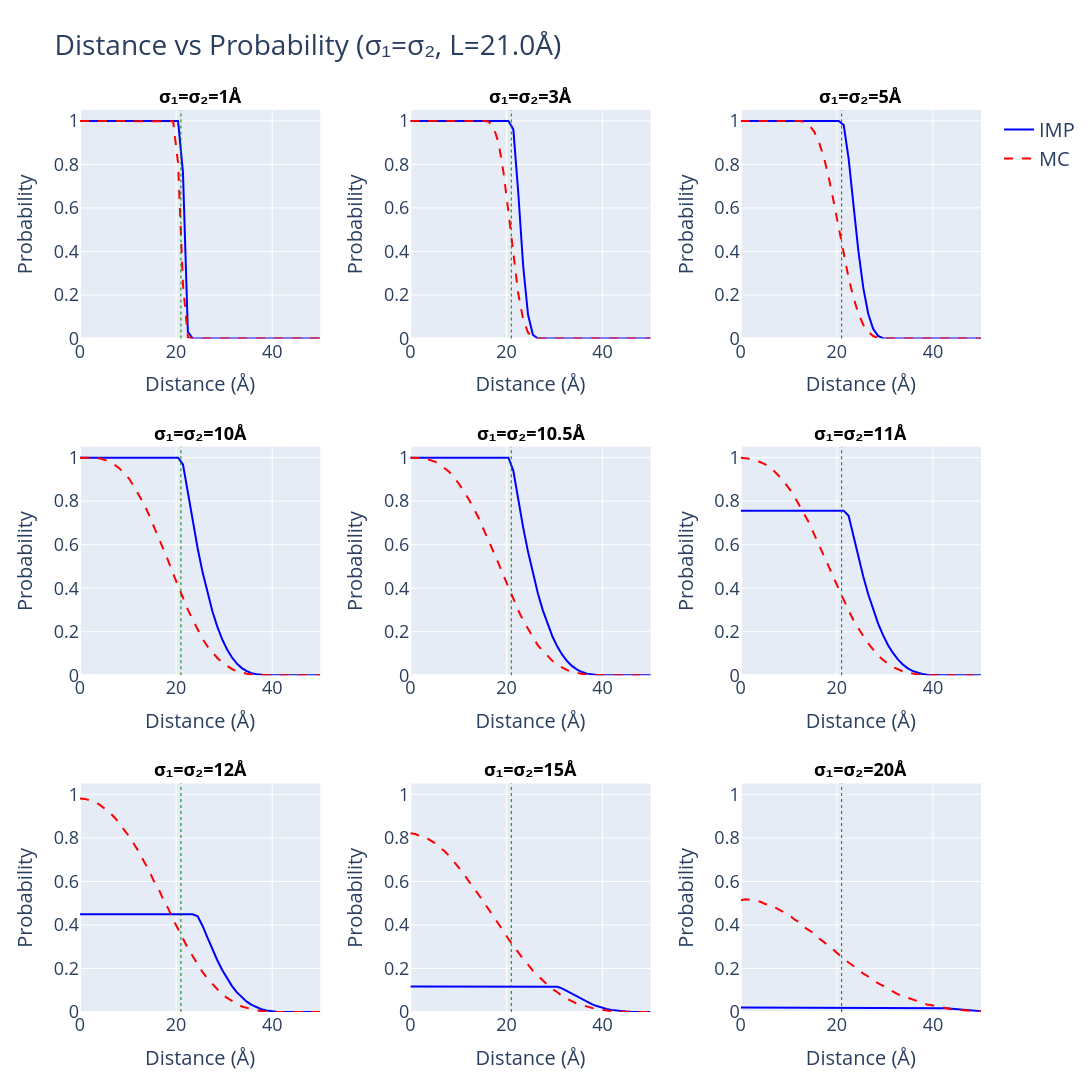

The cell this chart's notebook holds for it:
### Code cell
# =============================================================================
# CELL 1: Fixed σ₁ = σ₂, varying distance (3x3 grid)
# =============================================================================

np.random.seed(42)

# Control variables
SAVE_PLOTS = False
L = 21.0
N_MC = 50000

print("="*70)
print("CELL 1: Distance vs Probability (σ₁ = σ₂, symmetric)")
print("="*70)

sigma_values = [1, 3, 5, 10, 10.5, 11, 12, 15, 20]
distances = np.linspace(0.000000, 50, 50)
p1 = np.array([0.0, 0.0, 0.0])

# Create 3x3 subplot grid with increased spacing
fig = make_subplots(
    rows=3, cols=3,
    subplot_titles=[f'σ₁=σ₂={s}Å' for s in sigma_values],
    vertical_spacing=0.12,  # Increased from 0.08
    horizontal_spacing=0.10  # Increased from 0.08
)

for idx, sigma in enumerate(sigma_values):
    row = idx // 3 + 1
    col = idx % 3 + 1
    
    #print(f"Computing σ={sigma}Å...")
    
    prob_imp = []
    prob_mc = []
    
    for d in distances:
        p2 = np.array([d, 0.0, 0.0])
        prob_imp.append(compute_imp_probability(d, sigma, sigma, L))
        prob_mc.append(compute_mc_probability(p1, p2, sigma, sigma, L, N=N_MC))
    
    # Add IMP trace
    fig.add_trace(
        go.Scatter(x=distances, y=prob_imp, mode='lines', 
                  name='IMP', line=dict(color='blue', width=2),
                  showlegend=(idx==0)),
        row=row, col=col
    )
    
    # Add MC trace
    fig.add_trace(
        go.Scatter(x=distances, y=prob_mc, mode='lines', 
                  name='MC', line=dict(color='red', width=2, dash='dash'),
                  showlegend=(idx==0)),
        row=row, col=col
    )
    
    # Add vertical line at L
    fig.add_vline(x=L, line=dict(color='green', dash='dot', width=1),
                 row=row, col=col)

for i in range(1, 4):
    for j in range(1, 4):
        fig.update_xaxes(
            title_text="Distance (Å)",
            row=i,
            col=j,
            title_font=dict(size=20),
            tickfont=dict(size=18)
        )
        fig.update_yaxes(
            title_text="Probability",
            row=i,
            col=j,
            title_font=dict(size=20),
            tickfont=dict(size=18),
            range=[0, 1.05]
        )

fig.update_layout(
    height=1100,
    width=1500,
    title_text=f"Distance vs Probability (σ₁=σ₂, L={L}Å)",
    title_font=dict(size=28),
    showlegend=True,
    legend=dict(font=dict(size=20)),
    font=dict(size=18),
    margin=dict(l=80, r=60, t=110, b=80)
)

for ann in fig.layout.annotations:
    ann.font = dict(size=18, color="black")
    ann.text = f"<b>{ann.text}</b>"

fig.show()

if SAVE_PLOTS:
    os.makedirs("output_figures", exist_ok=True)
    fig.write_html("output_figures/cell1_symmetric_sigma_grid.html")
    print(" Saved: output_figures/cell1_symmetric_sigma_grid.html")

print("="*70)
print("CELL 1 COMPLETE")
print("="*70)

### Figure 1 — Plotly figure (JSON) as saved in the notebook; plotly's stock layout.template omitted (floating-point values rounded to 4 significant figures)
{"data": [{"line": {"color": "blue", "width": 2}, "mode": "lines", "name": "IMP", "showlegend": true, "type": "scatter", "x": [0.0, 1.02, 2.041, 3.061, 4.082, 5.102, 6.122, 7.143, 8.163, 9.184, 10.2, 11.22, 12.24, 13.27, 14.29, 15.31, 16.33, 17.35, 18.37, 19.39, 20.41, 21.43, 22.45, 23.47, 24.49, 25.51, 26.53, 27.55, 28.57, 29.59, 30.61, 31.63, 32.65, 33.67, 34.69, 35.71, 36.73, 37.76, 38.78, 39.8, 40.82, 41.84, 42.86, 43.88, 44.9, 45.92, 46.94, 47.96, 48.98, 50.0], "xaxis": "x", "y": [1, 1, 1, 1, 1, 1, 1, 1, 1, 1, 1, 1, 1, 1, 1, 1, 1, 1, 1, 1, 1, 0.7628, 0.03062, 0, 0, 0, 0, 0, 0, 0, 0, 0, 0, 0, 0, 0, 0, 0, 0, 0, 0, 0, 0, 0, 0, 0, 0, 0, 0, 0], "yaxis": "y"}, {"line": {"color": "red", "dash": "dash", "width": 2}, "mode": "lines", "name": "MC", "showlegend": true, "type": "scatter", "x": [0.0, 1.02, 2.041, 3.061, 4.082, 5.102, 6.122, 7.143, 8.163, 9.184, 10.2, 11.22, 12.24, 13.27, 14.29, 15.31, 16.33, 17.35, 18.37, 19.39, 20.41, 21.43, 22.45, 23.47, 24.49, 25.51, 26.53, 27.55, 28.57, 29.59, 30.61, 31.63, 32.65, 33.67, 34.69, 35.71, 36.73, 37.76, 38.78, 39.8, 40.82, 41.84, 42.86, 43.88, 44.9, 45.92, 46.94, 47.96, 48.98, 50.0], "xaxis": "x", "y": [1, 1, 1, 1, 1, 1, 1, 1, 1, 1, 1, 1, 1, 1, 1, 1, 1, 1, 1, 0.9978, 0.8045, 0.2493, 0.00644, 0, 0, 0, 0, 0, 0, 0, 0, 0, 0, 0, 0, 0, 0, 0, 0, 0, 0, 0, 0, 0, 0, 0, 0, 0, 0, 0], "yaxis": "y"}, {"line": {"color": "blue", "width": 2}, "mode": "lines", "name": "IMP", "showlegend": false, "type": "scatter", "x": [0.0, 1.02, 2.041, 3.061, 4.082, 5.102, 6.122, 7.143, 8.163, 9.184, 10.2, 11.22, 12.24, 13.27, 14.29, 15.31, 16.33, 17.35, 18.37, 19.39, 20.41, 21.43, 22.45, 23.47, 24.49, 25.51, 26.53, 27.55, 28.57, 29.59, 30.61, 31.63, 32.65, 33.67, 34.69, 35.71, 36.73, 37.76, 38.78, 39.8, 40.82, 41.84, 42.86, 43.88, 44.9, 45.92, 46.94, 47.96, 48.98, 50.0], "xaxis": "x2", "y": [1, 1, 1, 1, 1, 1, 1, 1, 1, 1, 1, 1, 1, 1, 1, 1, 1, 1, 1, 1, 1, 0.9612, 0.6715, 0.3345, 0.109, 0.01644, 0.0001908, 0, 0, 0, 0, 0, 0, 0, 0, 0, 0, 0, 0, 0, 0, 0, 0, 0, 0, 0, 0, 0, 0, 0], "yaxis": "y2"}, {"line": {"color": "red", "dash": "dash", "width": 2}, "mode": "lines", "name": "MC", "showlegend": false, "type": "scatter", "x": [0.0, 1.02, 2.041, 3.061, 4.082, 5.102, 6.122, 7.143, 8.163, 9.184, 10.2, 11.22, 12.24, 13.27, 14.29, 15.31, 16.33, 17.35, 18.37, 19.39, 20.41, 21.43, 22.45, 23.47, 24.49, 25.51, 26.53, 27.55, 28.57, 29.59, 30.61, 31.63, 32.65, 33.67, 34.69, 35.71, 36.73, 37.76, 38.78, 39.8, 40.82, 41.84, 42.86, 43.88, 44.9, 45.92, 46.94, 47.96, 48.98, 50.0], "xaxis": "x2", "y": [1, 1, 1, 1, 1, 1, 1, 1, 1, 1, 1, 1, 1, 1, 1, 1, 0.9958, 0.9684, 0.898, 0.762, 0.5808, 0.3792, 0.2065, 0.08846, 0.02694, 0.00408, 0, 0, 0, 0, 0, 0, 0, 0, 0, 0, 0, 0, 0, 0, 0, 0, 0, 0, 0, 0, 0, 0, 0, 0], "yaxis": "y2"}, {"line": {"color": "blue", "width": 2}, "mode": "lines", "name": "IMP", "showlegend": false, "type": "scatter", "x": [0.0, 1.02, 2.041, 3.061, 4.082, 5.102, 6.122, 7.143, 8.163, 9.184, 10.2, 11.22, 12.24, 13.27, 14.29, 15.31, 16.33, 17.35, 18.37, 19.39, 20.41, 21.43, 22.45, 23.47, 24.49, 25.51, 26.53, 27.55, 28.57, 29.59, 30.61, 31.63, 32.65, 33.67, 34.69, 35.71, 36.73, 37.76, 38.78, 39.8, 40.82, 41.84, 42.86, 43.88, 44.9, 45.92, 46.94, 47.96, 48.98, 50.0], "xaxis": "x3", "y": [1, 1, 1, 1, 1, 1, 1, 1, 1, 1, 1, 1, 1, 1, 1, 1, 1, 1, 1, 1, 1, 0.9809, 0.828, 0.6117, 0.4013, 0.2317, 0.114, 0.04463, 0.01199, 0.001469, 9.091e-06, 0, 0, 0, 0, 0, 0, 0, 0, 0, 0, 0, 0, 0, 0, 0, 0, 0, 0, 0], "yaxis": "y3"}, {"line": {"color": "red", "dash": "dash", "width": 2}, "mode": "lines", "name": "MC", "showlegend": false, "type": "scatter", "x": [0.0, 1.02, 2.041, 3.061, 4.082, 5.102, 6.122, 7.143, 8.163, 9.184, 10.2, 11.22, 12.24, 13.27, 14.29, 15.31, 16.33, 17.35, 18.37, 19.39, 20.41, 21.43, 22.45, 23.47, 24.49, 25.51, 26.53, 27.55, 28.57, 29.59, 30.61, 31.63, 32.65, 33.67, 34.69, 35.71, 36.73, 37.76, 38.78, 39.8, 40.82, 41.84, 42.86, 43.88, 44.9, 45.92, 46.94, 47.96, 48.98, 50.0], "xaxis": "x3", "y": [1, 1, 1, 1, 1, 1, 1, 1, 1, 1, 1, 1.0, 0.9995, 0.9948, 0.9795, 0.9499, 0.8996, 0.828, 0.7355, 0.6237, 0.5069, 0.3885, 0.2786, 0.1865, 0.1157, 0.0625, 0.0306, 0.01138, 0.00264, 0.00046, 0, 0, 0, 0, 0, 0, 0, 0, 0, 0, 0, 0, 0, 0, 0, 0, 0, 0, 0, 0], "yaxis": "y3"}, {"line": {"color": "blue", "width": 2}, "mode": "lines", "name": "IMP", "showlegend": false, "type": "scatter", "x": [0.0, 1.02, 2.041, 3.061, 4.082, 5.102, 6.122, 7.143, 8.163, 9.184, 10.2, 11.22, 12.24, 13.27, 14.29, 15.31, 16.33, 17.35, 18.37, 19.39, 20.41, 21.43, 22.45, 23.47, 24.49, 25.51, 26.53, 27.55, 28.57, 29.59, 30.61, 31.63, 32.65, 33.67, 34.69, 35.71, 36.73, 37.76, 38.78, 39.8, 40.82, 41.84, 42.86, 43.88, 44.9, 45.92, 46.94, 47.96, 48.98, 50.0], "xaxis": "x4", "y": [1, 1, 1, 1, 1, 1, 1, 1, 1, 1, 1, 1, 1, 1, 1, 1, 1, 1, 1, 1, 1, 0.9691, 0.8381, 0.7051, 0.5826, 0.473, 0.3767, 0.2938, 0.2236, 0.1655, 0.1185, 0.08153, 0.05345, 0.03296, 0.01878, 0.009618, 0.004228, 0.001468, 0.0003356, 2.981e-05, 1.669e-08, 0, 0, 0, 0, 0, 0, 0, 0, 0], "yaxis": "y4"}, {"line": {"color": "red", "dash": "dash", "width": 2}, "mode": "lines", "name": "MC", "showlegend": false, "type": "scatter", "x": [0.0, 1.02, 2.041, 3.061, 4.082, 5.102, 6.122, 7.143, 8.163, 9.184, 10.2, 11.22, 12.24, 13.27, 14.29, 15.31, 16.33, 17.35, 18.37, 19.39, 20.41, 21.43, 22.45, 23.47, 24.49, 25.51, 26.53, 27.55, 28.57, 29.59, 30.61, 31.63, 32.65, 33.67, 34.69, 35.71, 36.73, 37.76, 38.78, 39.8, 40.82, 41.84, 42.86, 43.88, 44.9, 45.92, 46.94, 47.96, 48.98, 50.0], "xaxis": "x4", "y": [1, 1, 0.9999, 0.9987, 0.9964, 0.9897, 0.9821, 0.9685, 0.9515, 0.9262, 0.9038, 0.8667, 0.8283, 0.7889, 0.7408, 0.689, 0.6356, 0.5838, 0.5258, 0.4658, 0.4121, 0.3528, 0.3018, 0.2549, 0.2096, 0.1667, 0.1321, 0.1041, 0.07946, 0.05922, 0.04198, 0.02822, 0.01842, 0.01078, 0.00674, 0.00312, 0.00152, 0.00048, 0.00014, 0, 0, 0, 0, 0, 0, 0, 0, 0, 0, 0], "yaxis": "y4"}, {"line": {"color": "blue", "width": 2}, "mode": "lines", "name": "IMP", "showlegend": false, "type": "scatter", "x": [0.0, 1.02, 2.041, 3.061, 4.082, 5.102, 6.122, 7.143, 8.163, 9.184, 10.2, 11.22, 12.24, 13.27, 14.29, 15.31, 16.33, 17.35, 18.37, 19.39, 20.41, 21.43, 22.45, 23.47, 24.49, 25.51, 26.53, 27.55, 28.57, 29.59, 30.61, 31.63, 32.65, 33.67, 34.69, 35.71, 36.73, 37.76, 38.78, 39.8, 40.82, 41.84, 42.86, 43.88, 44.9, 45.92, 46.94, 47.96, 48.98, 50.0], "xaxis": "x5", "y": [1, 1, 1, 1, 1, 1, 1, 1, 1, 1, 1, 1, 1, 1, 1, 1, 1, 1, 1, 1, 1, 0.9397, 0.804, 0.6797, 0.567, 0.4662, 0.3771, 0.2995, 0.2329, 0.1769, 0.1306, 0.09328, 0.06405, 0.04188, 0.02576, 0.01464, 0.007468, 0.003267, 0.001126, 0.0002543, 2.187e-05, 8.178e-09, 0, 0, 0, 0, 0, 0, 0, 0], "yaxis": "y5"}, {"line": {"color": "red", "dash": "dash", "width": 2}, "mode": "lines", "name": "MC", "showlegend": false, "type": "scatter", "x": [0.0, 1.02, 2.041, 3.061, 4.082, 5.102, 6.122, 7.143, 8.163, 9.184, 10.2, 11.22, 12.24, 13.27, 14.29, 15.31, 16.33, 17.35, 18.37, 19.39, 20.41, 21.43, 22.45, 23.47, 24.49, 25.51, 26.53, 27.55, 28.57, 29.59, 30.61, 31.63, 32.65, 33.67, 34.69, 35.71, 36.73, 37.76, 38.78, 39.8, 40.82, 41.84, 42.86, 43.88, 44.9, 45.92, 46.94, 47.96, 48.98, 50.0], "xaxis": "x5", "y": [1, 0.9998, 0.9986, 0.9958, 0.9901, 0.9818, 0.9696, 0.9523, 0.9328, 0.9067, 0.8766, 0.8406, 0.8052, 0.7623, 0.719, 0.6673, 0.6179, 0.5639, 0.513, 0.4584, 0.4053, 0.3489, 0.299, 0.2521, 0.2136, 0.1736, 0.1374, 0.1127, 0.0864, 0.06518, 0.0474, 0.0335, 0.02338, 0.01496, 0.00966, 0.00518, 0.00248, 0.0013, 0.00042, 0.0001, 0, 0, 0, 0, 0, 0, 0, 0, 0, 0], "yaxis": "y5"}, {"line": {"color": "blue", "width": 2}, "mode": "lines", "name": "IMP", "showlegend": false, "type": "scatter", "x": [0.0, 1.02, 2.041, 3.061, 4.082, 5.102, 6.122, 7.143, 8.163, 9.184, 10.2, 11.22, 12.24, 13.27, 14.29, 15.31, 16.33, 17.35, 18.37, 19.39, 20.41, 21.43, 22.45, 23.47, 24.49, 25.51, 26.53, 27.55, 28.57, 29.59, 30.61, 31.63, 32.65, 33.67, 34.69, 35.71, 36.73, 37.76, 38.78, 39.8, 40.82, 41.84, 42.86, 43.88, 44.9, 45.92, 46.94, 47.96, 48.98, 50.0], "xaxis": "x6", "y": [0.7564, 0.7564, 0.7564, 0.7564, 0.7564, 0.7564, 0.7564, 0.7564, 0.7564, 0.7564, 0.7564, 0.7564, 0.7564, 0.7564, 0.7564, 0.7564, 0.7564, 0.7564, 0.7564, 0.7564, 0.7564, 0.7564, 0.7326, 0.6378, 0.5415, 0.4523, 0.3719, 0.3007, 0.2386, 0.1854, 0.1406, 0.1036, 0.07393, 0.05067, 0.03307, 0.0203, 0.0115, 0.00585, 0.002548, 0.000872, 0.0001945, 1.618e-05, 3.8e-09, 0, 0, 0, 0, 0, 0, 0], "yaxis": "y6"}, {"line": {"color": "red", "dash": "dash", "width": 2}, "mode": "lines", "name": "MC", "showlegend": false, "type": "scatter", "x": [0.0, 1.02, 2.041, 3.061, 4.082, 5.102, 6.122, 7.143, 8.163, 9.184, 10.2, 11.22, 12.24, 13.27, 14.29, 15.31, 16.33, 17.35, 18.37, 19.39, 20.41, 21.43, 22.45, 23.47, 24.49, 25.51, 26.53, 27.55, 28.57, 29.59, 30.61, 31.63, 32.65, 33.67, 34.69, 35.71, 36.73, 37.76, 38.78, 39.8, 40.82, 41.84, 42.86, 43.88, 44.9, 45.92, 46.94, 47.96, 48.98, 50.0], "xaxis": "x6", "y": [0.999, 0.998, 0.9947, 0.9891, 0.9802, 0.9689, 0.9566, 0.9348, 0.9108, 0.8831, 0.8541, 0.8187, 0.7786, 0.7409, 0.6981, 0.6463, 0.5986, 0.55, 0.4972, 0.4454, 0.3941, 0.3482, 0.2981, 0.2531, 0.214, 0.1794, 0.1462, 0.1192, 0.09108, 0.07132, 0.0522, 0.0385, 0.02744, 0.01836, 0.0116, 0.00722, 0.00404, 0.00226, 0.0009, 0.00028, 0.0001, 0, 0, 0, 0, 0, 0, 0, 0, 0], "yaxis": "y6"}, {"line": {"color": "blue", "width": 2}, "mode": "lines", "name": "IMP", "showlegend": false, "type": "scatter", "x": [0.0, 1.02, 2.041, 3.061, 4.082, 5.102, 6.122, 7.143, 8.163, 9.184, 10.2, 11.22, 12.24, 13.27, 14.29, 15.31, 16.33, 17.35, 18.37, 19.39, 20.41, 21.43, 22.45, 23.47, 24.49, 25.51, 26.53, 27.55, 28.57, 29.59, 30.61, 31.63, 32.65, 33.67, 34.69, 35.71, 36.73, 37.76, 38.78, 39.8, 40.82, 41.84, 42.86, 43.88, 44.9, 45.92, 46.94, 47.96, 48.98, 50.0], "xaxis": "x7", "y": [0.4488, 0.4488, 0.4488, 0.4488, 0.4488, 0.4488, 0.4488, 0.4488, 0.4488, 0.4488, 0.4488, 0.4488, 0.4488, 0.4488, 0.4488, 0.4488, 0.4488, 0.4488, 0.4488, 0.4488, 0.4488, 0.4488, 0.4488, 0.4488, 0.44, 0.3954, 0.3414, 0.2878, 0.2379, 0.1928, 0.1532, 0.1191, 0.09026, 0.06649, 0.04735, 0.03238, 0.02108, 0.01289, 0.007274, 0.003677, 0.001588, 0.0005363, 0.0001166, 9.062e-06, 6.385e-10, 0, 0, 0, 0, 0], "yaxis": "y7"}, {"line": {"color": "red", "dash": "dash", "width": 2}, "mode": "lines", "name": "MC", "showlegend": false, "type": "scatter", "x": [0.0, 1.02, 2.041, 3.061, 4.082, 5.102, 6.122, 7.143, 8.163, 9.184, 10.2, 11.22, 12.24, 13.27, 14.29, 15.31, 16.33, 17.35, 18.37, 19.39, 20.41, 21.43, 22.45, 23.47, 24.49, 25.51, 26.53, 27.55, 28.57, 29.59, 30.61, 31.63, 32.65, 33.67, 34.69, 35.71, 36.73, 37.76, 38.78, 39.8, 40.82, 41.84, 42.86, 43.88, 44.9, 45.92, 46.94, 47.96, 48.98, 50.0], "xaxis": "x7", "y": [0.9813, 0.9793, 0.9732, 0.9653, 0.9525, 0.9354, 0.9171, 0.8949, 0.8689, 0.837, 0.8078, 0.772, 0.7365, 0.6937, 0.6542, 0.6044, 0.5674, 0.5165, 0.4751, 0.425, 0.3777, 0.3374, 0.2927, 0.2555, 0.2187, 0.1831, 0.1536, 0.128, 0.1023, 0.0802, 0.06448, 0.04948, 0.03798, 0.02512, 0.01942, 0.01276, 0.00748, 0.00494, 0.00276, 0.00162, 0.00062, 0.00016, 2e-05, 2e-05, 0, 0, 0, 0, 0, 0], "yaxis": "y7"}, {"line": {"color": "blue", "width": 2}, "mode": "lines", "name": "IMP", "showlegend": false, "type": "scatter", "x": [0.0, 1.02, 2.041, 3.061, 4.082, 5.102, 6.122, 7.143, 8.163, 9.184, 10.2, 11.22, 12.24, 13.27, 14.29, 15.31, 16.33, 17.35, 18.37, 19.39, 20.41, 21.43, 22.45, 23.47, 24.49, 25.51, 26.53, 27.55, 28.57, 29.59, 30.61, 31.63, 32.65, 33.67, 34.69, 35.71, 36.73, 37.76, 38.78, 39.8, 40.82, 41.84, 42.86, 43.88, 44.9, 45.92, 46.94, 47.96, 48.98, 50.0], "xaxis": "x8", "y": [0.1176, 0.1176, 0.1176, 0.1176, 0.1176, 0.1176, 0.1176, 0.1176, 0.1176, 0.1176, 0.1176, 0.1176, 0.1176, 0.1176, 0.1176, 0.1176, 0.1176, 0.1176, 0.1176, 0.1176, 0.1176, 0.1176, 0.1176, 0.1176, 0.1176, 0.1176, 0.1176, 0.1176, 0.1176, 0.1176, 0.1159, 0.1076, 0.09583, 0.08274, 0.06962, 0.05719, 0.04586, 0.03587, 0.02729, 0.02014, 0.01434, 0.009785, 0.006342, 0.003853, 0.002151, 0.001071, 0.000452, 0.0001468, 2.953e-05, 1.829e-06], "yaxis": "y8"}, {"line": {"color": "red", "dash": "dash", "width": 2}, "mode": "lines", "name": "MC", "showlegend": false, "type": "scatter", "x": [0.0, 1.02, 2.041, 3.061, 4.082, 5.102, 6.122, 7.143, 8.163, 9.184, 10.2, 11.22, 12.24, 13.27, 14.29, 15.31, 16.33, 17.35, 18.37, 19.39, 20.41, 21.43, 22.45, 23.47, 24.49, 25.51, 26.53, 27.55, 28.57, 29.59, 30.61, 31.63, 32.65, 33.67, 34.69, 35.71, 36.73, 37.76, 38.78, 39.8, 40.82, 41.84, 42.86, 43.88, 44.9, 45.92, 46.94, 47.96, 48.98, 50.0], "xaxis": "x8", "y": [0.8212, 0.8176, 0.8081, 0.8041, 0.7902, 0.7762, 0.7552, 0.7389, 0.7147, 0.6887, 0.6603, 0.63, 0.5964, 0.5676, 0.5367, 0.5043, 0.4673, 0.4381, 0.4041, 0.371, 0.3352, 0.3045, 0.2726, 0.2432, 0.2176, 0.1888, 0.1669, 0.1434, 0.1238, 0.1051, 0.09084, 0.07188, 0.06054, 0.05108, 0.03816, 0.03234, 0.02446, 0.01896, 0.01474, 0.00972, 0.00736, 0.00508, 0.00256, 0.0017, 0.00104, 0.00044, 0.00016, 8e-05, 0, 0], "yaxis": "y8"}, {"line": {"color": "blue", "width": 2}, "mode": "lines", "name": "IMP", "showlegend": false, "type": "scatter", "x": [0.0, 1.02, 2.041, 3.061, 4.082, 5.102, 6.122, 7.143, 8.163, 9.184, 10.2, 11.22, 12.24, 13.27, 14.29, 15.31, 16.33, 17.35, 18.37, 19.39, 20.41, 21.43, 22.45, 23.47, 24.49, 25.51, 26.53, 27.55, 28.57, 29.59, 30.61, 31.63, 32.65, 33.67, 34.69, 35.71, 36.73, 37.76, 38.78, 39.8, 40.82, 41.84, 42.86, 43.88, 44.9, 45.92, 46.94, 47.96, 48.98, 50.0], "xaxis": "x9", "y": [0.02094, 0.02094, 0.02094, 0.02094, 0.02094, 0.02094, 0.02094, 0.02094, 0.02094, 0.02094, 0.02094, 0.02094, 0.02094, 0.02094, 0.02094, 0.02094, 0.02094, 0.02094, 0.02094, 0.02094, 0.02094, 0.02094, 0.02094, 0.02094, 0.02094, 0.02094, 0.02094, 0.02094, 0.02094, 0.02094, 0.02094, 0.02094, 0.02094, 0.02094, 0.02094, 0.02094, 0.02094, 0.02094, 0.02094, 0.02094, 0.02058, 0.01933, 0.0175, 0.01538, 0.01314, 0.01094, 0.008869, 0.006995, 0.005355, 0.003966], "yaxis": "y9"}, {"line": {"color": "red", "dash": "dash", "width": 2}, "mode": "lines", "name": "MC", "showlegend": false, "type": "scatter", "x": [0.0, 1.02, 2.041, 3.061, 4.082, 5.102, 6.122, 7.143, 8.163, 9.184, 10.2, 11.22, 12.24, 13.27, 14.29, 15.31, 16.33, 17.35, 18.37, 19.39, 20.41, 21.43, 22.45, 23.47, 24.49, 25.51, 26.53, 27.55, 28.57, 29.59, 30.61, 31.63, 32.65, 33.67, 34.69, 35.71, 36.73, 37.76, 38.78, 39.8, 40.82, 41.84, 42.86, 43.88, 44.9, 45.92, 46.94, 47.96, 48.98, 50.0], "xaxis": "x9", "y": [0.5139, 0.518, 0.5156, 0.5105, 0.5066, 0.4963, 0.49, 0.4799, 0.4681, 0.4588, 0.4439, 0.4241, 0.4126, 0.3893, 0.3767, 0.3608, 0.3377, 0.322, 0.3038, 0.2841, 0.2631, 0.2449, 0.2271, 0.2126, 0.195, 0.1761, 0.1633, 0.1449, 0.132, 0.1199, 0.1061, 0.09426, 0.08226, 0.07338, 0.06572, 0.05646, 0.04766, 0.04216, 0.03478, 0.03052, 0.02524, 0.02126, 0.01612, 0.01262, 0.01136, 0.0084, 0.0065, 0.00476, 0.00392, 0.00298], "yaxis": "y9"}], "layout": {"annotations": [{"font": {"color": "black", "size": 18}, "showarrow": false, "text": "<b>σ₁=σ₂=1Å</b>", "x": 0.1333, "xanchor": "center", "xref": "paper", "y": 1, "yanchor": "bottom", "yref": "paper"}, {"font": {"color": "black", "size": 18}, "showarrow": false, "text": "<b>σ₁=σ₂=3Å</b>", "x": 0.5, "xanchor": "center", "xref": "paper", "y": 1, "yanchor": "bottom", "yref": "paper"}, {"font": {"color": "black", "size": 18}, "showarrow": false, "text": "<b>σ₁=σ₂=5Å</b>", "x": 0.8667, "xanchor": "center", "xref": "paper", "y": 1, "yanchor": "bottom", "yref": "paper"}, {"font": {"color": "black", "size": 18}, "showarrow": false, "text": "<b>σ₁=σ₂=10Å</b>", "x": 0.1333, "xanchor": "center", "xref": "paper", "y": 0.6267, "yanchor": "bottom", "yref": "paper"}, {"font": {"color": "black", "size": 18}, "showarrow": false, "text": "<b>σ₁=σ₂=10.5Å</b>", "x": 0.5, "xanchor": "center", "xref": "paper", "y": 0.6267, "yanchor": "bottom", "yref": "paper"}, {"font": {"color": "black", "size": 18}, "showarrow": false, "text": "<b>σ₁=σ₂=11Å</b>", "x": 0.8667, "xanchor": "center", "xref": "paper", "y": 0.6267, "yanchor": "bottom", "yref": "paper"}, {"font": {"color": "black", "size": 18}, "showarrow": false, "text": "<b>σ₁=σ₂=12Å</b>", "x": 0.1333, "xanchor": "center", "xref": "paper", "y": 0.2533, "yanchor": "bottom", "yref": "paper"}, {"font": {"color": "black", "size": 18}, "showarrow": false, "text": "<b>σ₁=σ₂=15Å</b>", "x": 0.5, "xanchor": "center", "xref": "paper", "y": 0.2533, "yanchor": "bottom", "yref": "paper"}, {"font": {"color": "black", "size": 18}, "showarrow": false, "text": "<b>σ₁=σ₂=20Å</b>", "x": 0.8667, "xanchor": "center", "xref": "paper", "y": 0.2533, "yanchor": "bottom", "yref": "paper"}], "font": {"size": 18}, "height": 1100, "legend": {"font": {"size": 20}}, "margin": {"b": 80, "l": 80, "r": 60, "t": 110}, "shapes": [{"line": {"color": "green", "dash": "dot", "width": 1}, "type": "line", "x0": 21, "x1": 21, "xref": "x", "y0": 0, "y1": 1, "yref": "y domain"}, {"line": {"color": "green", "dash": "dot", "width": 1}, "type": "line", "x0": 21, "x1": 21, "xref": "x2", "y0": 0, "y1": 1, "yref": "y2 domain"}, {"line": {"color": "green", "dash": "dot", "width": 1}, "type": "line", "x0": 21, "x1": 21, "xref": "x3", "y0": 0, "y1": 1, "yref": "y3 domain"}, {"line": {"color": "green", "dash": "dot", "width": 1}, "type": "line", "x0": 21, "x1": 21, "xref": "x4", "y0": 0, "y1": 1, "yref": "y4 domain"}, {"line": {"color": "green", "dash": "dot", "width": 1}, "type": "line", "x0": 21, "x1": 21, "xref": "x5", "y0": 0, "y1": 1, "yref": "y5 domain"}, {"line": {"color": "green", "dash": "dot", "width": 1}, "type": "line", "x0": 21, "x1": 21, "xref": "x6", "y0": 0, "y1": 1, "yref": "y6 domain"}, {"line": {"color": "green", "dash": "dot", "width": 1}, "type": "line", "x0": 21, "x1": 21, "xref": "x7", "y0": 0, "y1": 1, "yref": "y7 domain"}, {"line": {"color": "green", "dash": "dot", "width": 1}, "type": "line", "x0": 21, "x1": 21, "xref": "x8", "y0": 0, "y1": 1, "yref": "y8 domain"}, {"line": {"color": "green", "dash": "dot", "width": 1}, "type": "line", "x0": 21, "x1": 21, "xref": "x9", "y0": 0, "y1": 1, "yref": "y9 domain"}], "showlegend": true, "title": {"font": {"size": 28}, "text": "Distance vs Probability (σ₁=σ₂, L=21.0Å)"}, "width": 1500, "xaxis": {"anchor": "y", "domain": [0, 0.2667], "tickfont": {"size": 18}, "title": {"font": {"size": 20}, "text": "Distance (Å)"}}, "xaxis2": {"anchor": "y2", "domain": [0.3667, 0.6333], "tickfont": {"size": 18}, "title": {"font": {"size": 20}, "text": "Distance (Å)"}}, "xaxis3": {"anchor": "y3", "domain": [0.7333, 1], "tickfont": {"size": 18}, "title": {"font": {"size": 20}, "text": "Distance (Å)"}}, "xaxis4": {"anchor": "y4", "domain": [0, 0.2667], "tickfont": {"size": 18}, "title": {"font": {"size": 20}, "text": "Distance (Å)"}}, "xaxis5": {"anchor": "y5", "domain": [0.3667, 0.6333], "tickfont": {"size": 18}, "title": {"font": {"size": 20}, "text": "Distance (Å)"}}, "xaxis6": {"anchor": "y6", "domain": [0.7333, 1], "tickfont": {"size": 18}, "title": {"font": {"size": 20}, "text": "Distance (Å)"}}, "xaxis7": {"anchor": "y7", "domain": [0, 0.2667], "tickfont": {"size": 18}, "title": {"font": {"size": 20}, "text": "Distance (Å)"}}, "xaxis8": {"anchor": "y8", "domain": [0.3667, 0.6333], "tickfont": {"size": 18}, "title": {"font": {"size": 20}, "text": "Distance (Å)"}}, "xaxis9": {"anchor": "y9", "domain": [0.7333, 1], "tickfont": {"size": 18}, "title": {"font": {"size": 20}, "text": "Distance (Å)"}}, "yaxis": {"anchor": "x", "domain": [0.7467, 1], "range": [0, 1.05], "tickfont": {"size": 18}, "title": {"font": {"size": 20}, "text": "Probability"}}, "yaxis2": {"anchor": "x2", "domain": [0.7467, 1], "range": [0, 1.05], "tickfont": {"size": 18}, "title": {"font": {"size": 20}, "text": "Probability"}}, "yaxis3": {"anchor": "x3", "domain": [0.7467, 1], "range": [0, 1.05], "tickfont": {"size": 18}, "title": {"font": {"size": 20}, "text": "Probability"}}, "yaxis4": {"anchor": "x4", "domain": [0.3733, 0.6267], "range": [0, 1.05], "tickfont": {"size": 18}, "title": {"font": {"size": 20}, "text": "Probability"}}, "yaxis5": {"anchor": "x5", "domain": [0.3733, 0.6267], "range": [0, 1.05], "tickfont": {"size": 18}, "title": {"font": {"size": 20}, "text": "Probability"}}, "yaxis6": {"anchor": "x6", "domain": [0.3733, 0.6267], "range": [0, 1.05], "tickfont": {"size": 18}, "title": {"font": {"size": 20}, "text": "Probability"}}, "yaxis7": {"anchor": "x7", "domain": [0, 0.2533], "range": [0, 1.05], "tickfont": {"size": 18}, "title": {"font": {"size": 20}, "text": "Probability"}}, "yaxis8": {"anchor": "x8", "domain": [0, 0.2533], "range": [0, 1.05], "tickfont": {"size": 18}, "title": {"font": {"size": 20}, "text": "Probability"}}, "yaxis9": {"anchor": "x9", "domain": [0, 0.2533], "range": [0, 1.05], "tickfont": {"size": 18}, "title": {"font": {"size": 20}, "text": "Probability"}}}}
